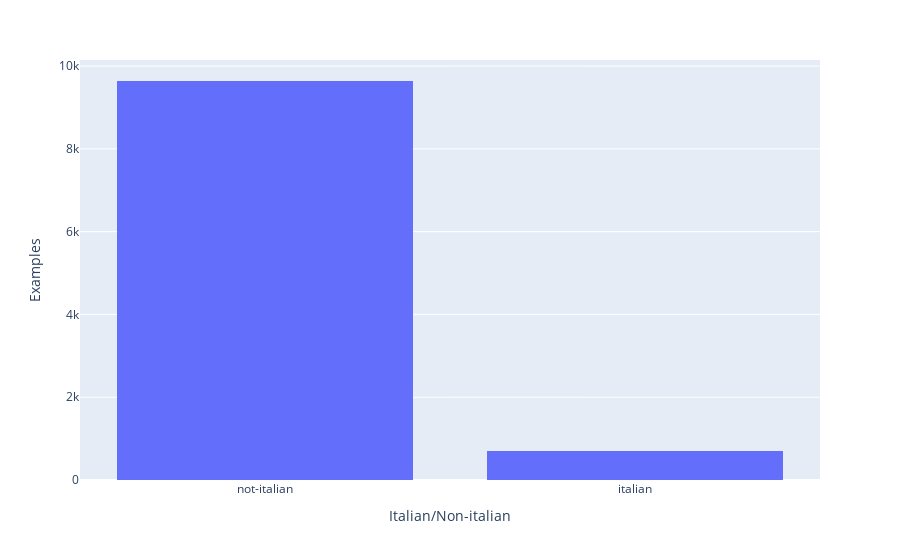

Source (notebook cell):
### Code cell
# plot 
# X values
x = list(target_var.keys())
x = ["not-italian" if example == 0 else "italian" for example in x]
# y values
y = list(target_var.values())
# plot distribution
px.histogram(x=x, y=y).update_layout(xaxis_title="Languages", yaxis_title="Examples").update_layout(xaxis_title="Italian/Non-italian", yaxis_title="Examples")

### Figure 1 — Plotly figure (JSON) as saved in the notebook; plotly's stock layout.template omitted (floating-point values rounded to 4 significant figures)
{"data": [{"alignmentgroup": "True", "bingroup": "x", "histfunc": "sum", "hovertemplate": "x=%{x}<br>sum of y=%{y}<extra></extra>", "legendgroup": "", "marker": {"color": "#636efa", "pattern": {"shape": ""}}, "name": "", "offsetgroup": "", "orientation": "v", "showlegend": false, "type": "histogram", "x": ["not-italian", "italian"], "xaxis": "x", "y": [9639, 698], "yaxis": "y"}], "layout": {"barmode": "relative", "legend": {"tracegroupgap": 0}, "margin": {"t": 60}, "xaxis": {"anchor": "y", "domain": [0, 1], "title": {"text": "Italian/Non-italian"}}, "yaxis": {"anchor": "x", "domain": [0, 1], "title": {"text": "Examples"}}}}
